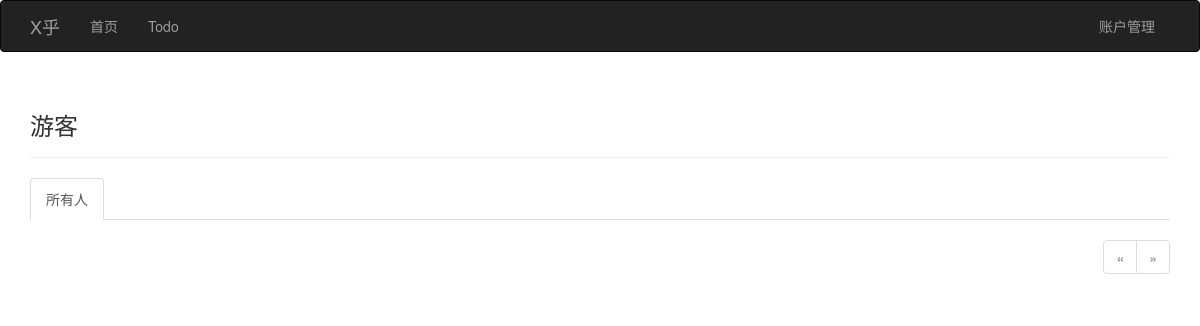
The app's page /, older data.
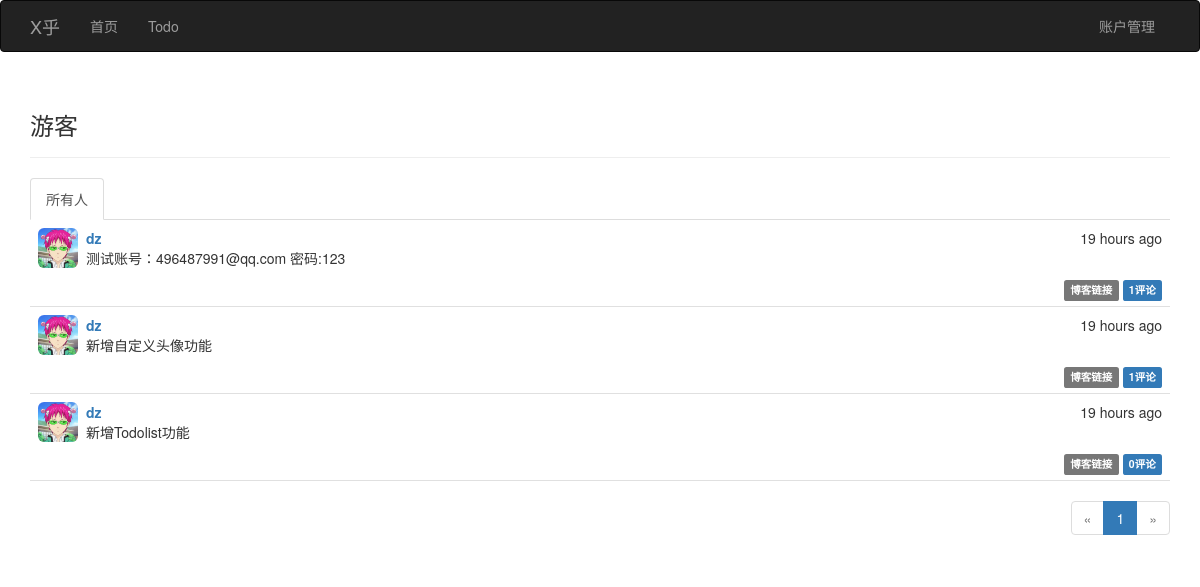
The same page, newer data.
### app/models.py (models this page shows, shortened)
class Post(db.Model):
    __tablename__ = 'posts'
    id = db.Column(db.Integer, primary_key = True)
    body = db.Column(db.Text)
    timestamp = db.Column(db.DateTime, index = True, default = datetime.utcnow)
    author_id = db.Column(db.Integer, db.ForeignKey('users.id'))
    body_html = db.Column(db.Text)
    comments = db.relationship('Comment', backref = 'post', lazy = 'dynamic')

class User(UserMixin, db.Model):
    __tablename__ = 'users'
    id = db.Column(db.Integer, primary_key = True)
    email = db.Column(db.String(64), unique = True, index = True)
    name = db.Column(db.String(64))
    username = db.Column(db.String(64), unique = True, index = True)
    location = db.Column(db.String(64))
    about_me = db.Column(db.Text())
    member_since = db.Column(db.DateTime(), default = datetime.utcnow)
    last_seen = db.Column(db.DateTime(), default = datetime.utcnow)
    role_id = db.Column(db.Integer, db.ForeignKey('roles.id'))
    password_hash = db.Column(db.String(128))
    confirmed = db.Column(db.Boolean, default = False)
    avatar = db.Column(db.String(128), default = None)
    posts = db.relationship('Post', backref = 'author', lazy = 'dynamic')
    followed = db.relationship('Follow',
                               foreign_keys = [Follow.follower_id],
                               backref = db.backref('follower', lazy = 'joined'),
                               lazy = 'dynamic',
                               cascade = 'all, delete-orphan')
    followers = db.relationship('Follow',
                                foreign_keys = [Follow.followed_id],
                                backref = db.backref('followed', lazy = 'joined'),
                                lazy = 'dynamic',
                                cascade = 'all, delete-orphan')
    comments = db.relationship('Comment', backref = 'author', lazy = 'dynamic')
    events = db.relationship('Event', backref = 'sponsor', lazy = 'dynamic')
    @property
    def password(self):
        raise AttributeError('password is not a readable attribute')

### app/main/views.py (the view)
@main.route('/', methods = ['GET', 'POST'])
def index():
    form = PostForm()
    if current_user.can(Permission.WRITE_ARTICLES) and form.validate_on_submit():
        post = Post(body = form.body.data,
                    author = current_user._get_current_object())
        db.session.add(post)
        return redirect(url_for('.index'))
    page = request.args.get('page', 1, type=int)
    show_followed = False
    if current_user.is_authenticated:
        show_followed = bool(request.cookies.get('show_followed', ''))
    if show_followed:
        query = current_user.followed_posts
    else:
        query = Post.query
    pagination = query.order_by(Post.timestamp.desc()).paginate(page,
                                                                per_page= current_app.config['FLASKY_PER_PAGE'],
                                                                error_out= False)
    posts = pagination.items
    return render_template('index.html', form = form, posts = posts, pagination= pagination,
                           show_followed = show_followed)

### app/auth/views.py (called while the page is built)
@auth.before_app_request
def before_request():
    if current_user.is_authenticated:
        current_user.ping()
        if not current_user.confirmed \
                and request.endpoint[:5] != 'auth.':
            flash('You have not confirmed your account yet')
            return redirect(url_for('auth.unconfirmed'))

### app/main/__init__.py (called while the page is built)
@main.app_context_processor
def inject_permissions():
    return dict(Permission = Permission)

### app/models.py (called while the page is built)
    def can(self, permissions):
        return False

    def is_administrator(self):
        return False

### app/templates/index.html (shortened to what this page needs)
{% extends 'base.html' %}
{% import 'bootstrap/wtf.html' as wtf %}
{% import '_macros.html' as macro %}
{% block page_content %}
<div class="page-header">
    <h3>{% if current_user.username %}{{ current_user.username }}{% else %}游客{% endif %}</h3>
</div>
<div class="post-tabs">
	<ul class="nav nav-tabs">
		<li{% if not show_followed %} class="active"{% endif %}>
			<a href="{{ url_for('.show_all')}}">所有人</a>
		</li>
	</ul>
	{% include '_posts.html' %}
</div>
{% if pagination %}
<div class="pagination">
    {{ macro.pagination_widget(pagination, '.index')}}
</div>
{% endif %}
{% endblock %}

### app/templates/base.html (shortened to what this page needs)
{% extends 'bootstrap/base.html' %}
{% block head %}
{{ super() }}
<link rel="stylesheet" type="text/css" href="{{ url_for('static', filename='styles.css')}}">
{% endblock %}
{% block navbar %}
<div class = 'navbar navbar-inverse' role = 'navigation'>
    <div class = 'container'>
        <div class = 'navbar-header'>
            <a class = "navbar-brand" href = "/">X乎</a>
        </div>
        <div class = "navbar-collapse collapse">
            <ul class = "nav navbar-nav">
                <li><a href = "/">首页</a></li>
                <li><a href="{{ url_for('todo.show')}}">Todo</a></li>
            </ul>
            <ul class = "nav navbar-nav navbar-right">
                <li class="dropdown">
                    <a class="dropdown-toggle" data-toggle="dropdown" href="#">账户管理</a>
                </li>
            </ul>
        </div>
    </div>
</div>
{% endblock %}
{% block content %}
<div class = "container">
    {% block page_content %}{% endblock %}
</div>
{% endblock %}

### app/templates/_macros.html
{% macro pagination_widget(pagination, endpoint, fragment='') %}
<ul class="pagination">
    <li{% if not pagination.has_prev %} class="disabled"{% endif %}>
        <a href="{% if pagination.has_prev %}{{ url_for(endpoint, page=pagination.page - 1, **kwargs)}}
                {{ fragment }}{% else %}#{% endif %}">
            &laquo;
        </a>
    </li>
    {% for p in pagination.iter_pages() %}
        {% if p %}
            {% if p == pagination.page %}
            <li class="active">
                <a href="{{ url_for(endpoint, page = p, **kwargs)}}{{ fragment}}">{{ p }}</a>
            </li>
            {% else %}
            <li>
                <a href="{{ url_for(endpoint, page = p, **kwargs)}}{{ fragment }}">{{ p }}</a>
            </li>
            {% endif %}
        {% else %}
        <li class="disabled"><a href="#">&hellip;</a></li>
        {% endif %}
    {% endfor %}
    <li{% if not pagination.has_next %} class="disabled"{% endif %}>
        <a href="{% if pagination.has_next %}{{ url_for(endpoint, page = pagination.page + 1, **kwargs)}}
            {{ fragment}}{% else %}#{% endif %}">
            &raquo;
        </a>
    </li>
</ul>
{% endmacro %}

### app/templates/_posts.html (shortened to what this page needs)
<ul class = 'posts'>
	{% for post in posts %}
	<li class = 'post'>
		<div class = 'post-thumbnail'>
			<a href="{{ url_for('.user', username = post.author.username)}}">
				{% if post.author.avatar %}
				<img class='img-rounded profile-thumbnail' width = "40" height = "40"
						src="{{ post.author.avatar}}">
				{% else %}
				<img class="img-rounded profile-thumbnail" width = "40" height = "40"
                     src="/static/avatar/default.jpg">
				{% endif %}
			</a>
		</div>
		<div class = 'post-content'>
			<div class='post-date'>{{ moment(post.timestamp).fromNow()}}</div>
			<div class="post-author">
				<a href="{{ url_for('.user', username=post.author.username)}}">
					{{ post.author.username }}
				</a>
			</div>
			<div class="post-body">
				{% if post.body_html %}
					{{ post.body_html | safe }}
				{% else %}
					{{ post.body }}
				{% endif %}
			</div>
			<div class="post-footer">
				<a href="{{ url_for('.post', id=post.id)}}">
					<span class='label label-default'>博客链接</span>
				</a>
				<a href="{{ url_for('.post', id=post.id)}}#comments">
					<span class="label label-primary">
						{{ post.comments.count()}}评论
					</span>
				</a>
			</div>
		</div>
	</li>
	{% endfor %}
</ul>

### app/static/styles.css (style rules this page uses)
.profile-thumbnail { position : absolute; }
ul.posts { list-style-type: none; padding: 0px; margin: 16px 0px 0px 0px; border-top: 1px solid #e0e0e0; }
ul.posts li.post { padding: 8px; border-bottom: 1px solid #e0e0e0; }
div.post-author { font-weight: bold; }
div.post-thumbnail { position: absolute; }
div.post-content { margin-left: 48px; min-height: 48px; }
div.post-footer { text-align: right; }
div.pagination { width: 100%; text-align: right; padding: 0px; margin: 0px; }
div.post-tabs { margin-top: 16px; }
div.post-tabs ul.posts { margin: 0px; border-top: none; }
div.post-date { float: right; }

Row changes from the older to the newer data that the page shows:
added Post: author.avatar (picture), timestamp "19 hours ago", author.username "dz", body_html "测试账号：496487991@qq.com 密码:123", comments.count "1"
added Post: author.avatar (picture), timestamp "19 hours ago", author.username "dz", body_html "新增自定义头像功能", comments.count "1"
added Post: author.avatar (picture), timestamp "19 hours ago", author.username "dz", body_html "新增Todolist功能", comments.count "0"
Text that changed along with them:
new list line: "1"
